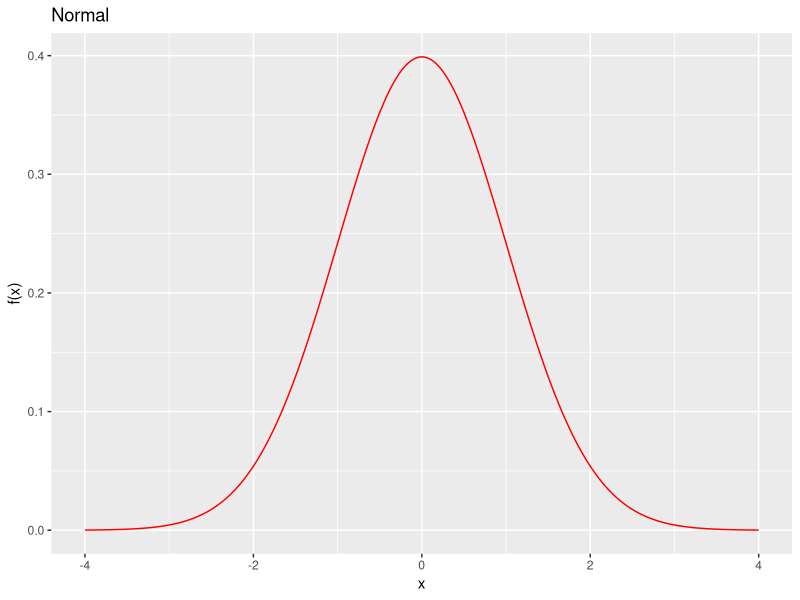
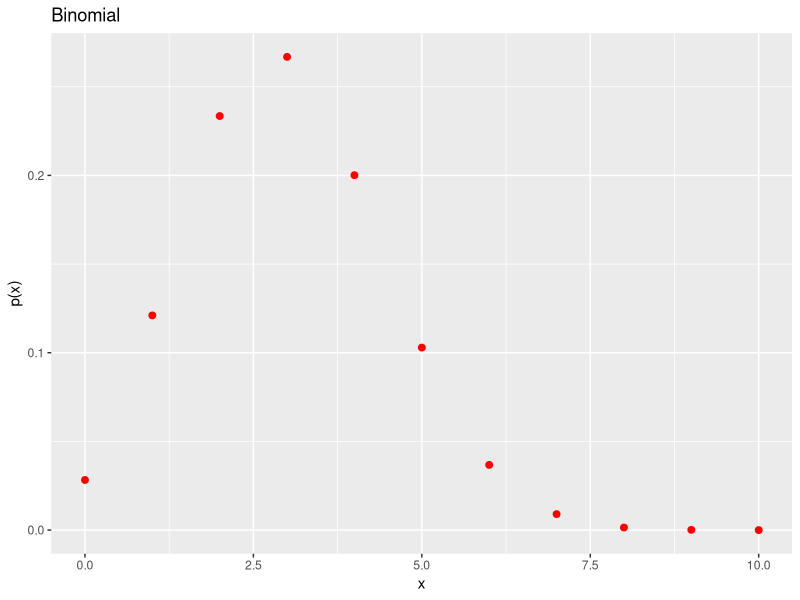

The R source for these figures, in order:
## ---- chunk 1
library(ggplot2)
x = seq(-4,4,by=0.01)
y = dnorm(x)
ggplot(data=data.frame(x,y),mapping=aes(x=x,y=y)) + geom_line(color="red") + ylab("f(x)") + ggtitle("Normal")
x = 0:10
y = dbinom(x,size=10,prob=0.3)
ggplot(data=data.frame(x,y),mapping=aes(x=x,y=y)) + geom_point(color="red",size=2) + ylab("p(x)") + ggtitle("Binomial")
